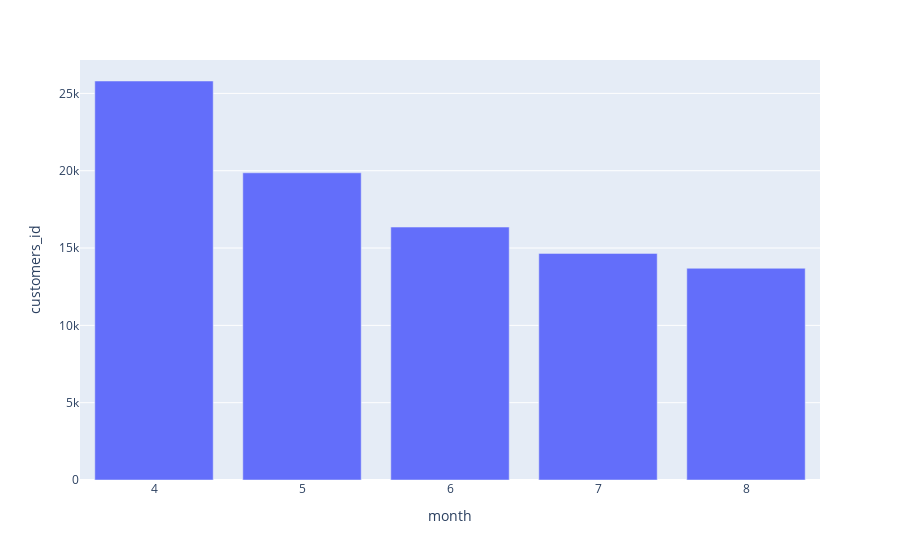

Notebook code cell kept with this figure:
### Markdown cell above
Plot the number of new customers in a graph with **Plotly Express**.

Which months have the most new customers ?

### Code cell
px.bar(df_new_customers, x='month', y='customers_id')

### Figure 1 — Plotly figure (JSON) as saved in the notebook; plotly's stock layout.template omitted (floating-point values rounded to 4 significant figures)
{"data": [{"hovertemplate": "month=%{x}<br>customers_id=%{y}<extra></extra>", "legendgroup": "", "marker": {"color": "#636efa", "pattern": {"shape": ""}}, "name": "", "orientation": "v", "showlegend": false, "textposition": "auto", "type": "bar", "x": [4, 5, 6, 7, 8], "xaxis": "x", "y": [25802, 19865, 16356, 14655, 13692], "yaxis": "y"}], "layout": {"barmode": "relative", "legend": {"tracegroupgap": 0}, "margin": {"t": 60}, "xaxis": {"anchor": "y", "domain": [0, 1], "title": {"text": "month"}}, "yaxis": {"anchor": "x", "domain": [0, 1], "title": {"text": "customers_id"}}}}
